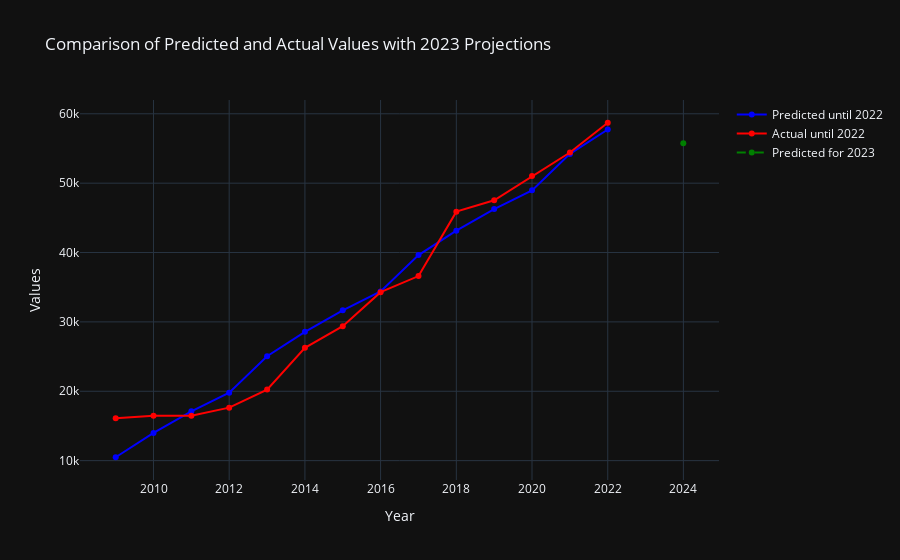

Notebook cell for this chart:
### Code cell
# Calcular a taxa de crescimento percentual para os dados reais e previstos
forecast_vg['actual_growth_rate'] = forecast_vg['y'].pct_change()
forecast_vg['predicted_growth_rate'] = forecast_vg['yhat'].pct_change()

# Atualizar a seleção de dados
df_until_2022 = forecast_vg[forecast_vg['ds'] <= '2022-12-31']
df_2023 = forecast_vg[forecast_vg['ds'] > '2022-12-31']

# Atualizar o gráfico
fig_comparison = go.Figure()

# Dados até 2022
fig_comparison.add_trace(go.Scatter(
    x=df_until_2022['ds'], 
    y=df_until_2022['yhat'], 
    mode='lines+markers', 
    name='Predicted until 2022', 
    line=dict(color='blue'),
    customdata=np.stack((df_until_2022['y'], df_until_2022['percentage_error'], df_until_2022['predicted_growth_rate']), axis=-1),
    hovertemplate="<b>%{x}</b><br><br>Predicted: %{y:.2f}<br>Actual: %{customdata[0]:.2f}<br>Error: %{customdata[1]:.2f}%<br>Predicted Growth Rate: %{customdata[2]:.2f}%<extra></extra>"
))

# Dados reais até 2022
fig_comparison.add_trace(go.Scatter(
    x=df_until_2022['ds'], 
    y=df_until_2022['y'], 
    mode='lines+markers', 
    name='Actual until 2022', 
    line=dict(color='red'),
    customdata=np.stack((df_until_2022['yhat'], df_until_2022['percentage_error'], df_until_2022['actual_growth_rate']), axis=-1),
    hovertemplate="<b>%{x}</b><br><br>Actual: %{y:.2f}<br>Predicted: %{customdata[0]:.2f}<br>Error: %{customdata[1]:.2f}%<br>Actual Growth Rate: %{customdata[2]:.2f}%<extra></extra>"
))

# Previsões para 2023
fig_comparison.add_trace(go.Scatter(
    x=df_2023['ds'], 
    y=df_2023['yhat'], 
    mode='lines+markers', 
    name='Predicted for 2023', 
    line=dict(color='green', dash='dash'),
    customdata=df_2023['predicted_growth_rate'],
    hovertemplate="<b>%{x}</b><br><br>Predicted: %{y:.2f}<br>Predicted Growth Rate: %{customdata:.2f}%<extra></extra>"
))

# Adicionando título e labels
fig_comparison.update_layout(
    title='Comparison of Predicted and Actual Values with 2023 Projections',
    xaxis_title='Year',
    yaxis_title='Values',
    template='plotly_dark'
)

# Mostrar o gráfico
fig_comparison.show()

### Figure 1 — Plotly figure (JSON) as saved in the notebook; plotly's stock layout.template omitted (floating-point values rounded to 4 significant figures)
{"data": [{"customdata": [[16096, 34.84, null], [16468, 14.98, 0.335], [16482, 3.789, 0.2218], [17641, 12.26, 0.1577], [20243, 23.76, 0.2651], [26262, 8.787, 0.1403], [29383, 7.81, 0.1088], [34289, 0.2642, 0.08529], [36609, 8.262, 0.1528], [45896, 5.979, 0.08876], [47539, 2.688, 0.07206], [51024, 4.038, 0.05841], [54418, 0.3683, 0.1073], [58708, 1.656, 0.06489]], "hovertemplate": "<b>%{x}</b><br><br>Predicted: %{y:.2f}<br>Actual: %{customdata[0]:.2f}<br>Error: %{customdata[1]:.2f}%<br>Predicted Growth Rate: %{customdata[2]:.2f}%<extra></extra>", "line": {"color": "blue"}, "mode": "lines+markers", "name": "Predicted until 2022", "type": "scatter", "x": ["2009-01-01T00:00:00", "2010-01-01T00:00:00", "2011-01-01T00:00:00", "2012-01-01T00:00:00", "2013-01-01T00:00:00", "2014-01-01T00:00:00", "2015-01-01T00:00:00", "2016-01-01T00:00:00", "2017-01-01T00:00:00", "2018-01-01T00:00:00", "2019-01-01T00:00:00", "2020-01-01T00:00:00", "2021-01-01T00:00:00", "2022-01-01T00:00:00"], "y": [10490.0, 14000.0, 17110.0, 19800.0, 25050.0, 28570.0, 31680.0, 34380.0, 39630.0, 43150.0, 46260.0, 48960.0, 54220.0, 57740.0]}, {"customdata": [[10490.0, 34.84, null], [14000.0, 14.98, 0.02311], [17110.0, 3.789, 0.0008501], [19800.0, 12.26, 0.07032], [25050.0, 23.76, 0.1475], [28570.0, 8.787, 0.2973], [31680.0, 7.81, 0.1188], [34380.0, 0.2642, 0.167], [39630.0, 8.262, 0.06766], [43150.0, 5.979, 0.2537], [46260.0, 2.688, 0.0358], [48960.0, 4.038, 0.07331], [54220.0, 0.3683, 0.06652], [57740.0, 1.656, 0.07883]], "hovertemplate": "<b>%{x}</b><br><br>Actual: %{y:.2f}<br>Predicted: %{customdata[0]:.2f}<br>Error: %{customdata[1]:.2f}%<br>Actual Growth Rate: %{customdata[2]:.2f}%<extra></extra>", "line": {"color": "red"}, "mode": "lines+markers", "name": "Actual until 2022", "type": "scatter", "x": ["2009-01-01T00:00:00", "2010-01-01T00:00:00", "2011-01-01T00:00:00", "2012-01-01T00:00:00", "2013-01-01T00:00:00", "2014-01-01T00:00:00", "2015-01-01T00:00:00", "2016-01-01T00:00:00", "2017-01-01T00:00:00", "2018-01-01T00:00:00", "2019-01-01T00:00:00", "2020-01-01T00:00:00", "2021-01-01T00:00:00", "2022-01-01T00:00:00"], "y": [16096, 16468, 16482, 17641, 20243, 26262, 29383, 34289, 36609, 45896, 47539, 51024, 54418, 58708]}, {"customdata": [-0.03465], "hovertemplate": "<b>%{x}</b><br><br>Predicted: %{y:.2f}<br>Predicted Growth Rate: %{customdata:.2f}%<extra></extra>", "line": {"color": "green", "dash": "dash"}, "mode": "lines+markers", "name": "Predicted for 2023", "type": "scatter", "x": ["2023-12-31T00:00:00"], "y": [55740.0]}], "layout": {"title": {"text": "Comparison of Predicted and Actual Values with 2023 Projections"}, "xaxis": {"title": {"text": "Year"}}, "yaxis": {"title": {"text": "Values"}}}}
